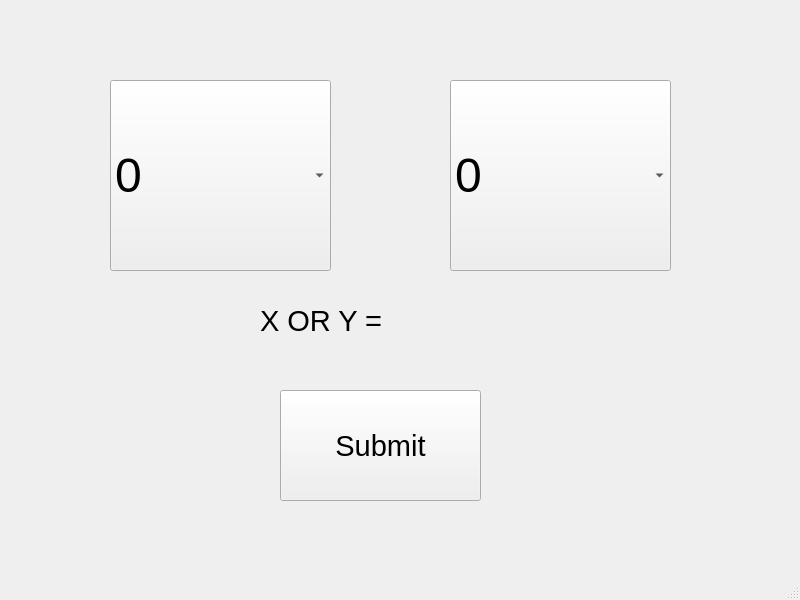
<?xml version="1.0" encoding="UTF-8"?>
<ui version="4.0">
 <class>MainWindow</class>
 <widget class="QMainWindow" name="MainWindow">
  <property name="geometry">
   <rect>
    <x>0</x>
    <y>0</y>
    <width>800</width>
    <height>600</height>
   </rect>
  </property>
  <property name="windowTitle">
   <string>MainWindow</string>
  </property>
  <widget class="QWidget" name="centralwidget">
   <widget class="QComboBox" name="combox">
    <property name="geometry">
     <rect>
      <x>110</x>
      <y>80</y>
      <width>221</width>
      <height>191</height>
     </rect>
    </property>
    <property name="font">
     <font>
      <pointsize>36</pointsize>
     </font>
    </property>
    <item>
     <property name="text">
      <string>0</string>
     </property>
    </item>
    <item>
     <property name="text">
      <string>1</string>
     </property>
    </item>
   </widget>
   <widget class="QComboBox" name="comboy">
    <property name="geometry">
     <rect>
      <x>450</x>
      <y>80</y>
      <width>221</width>
      <height>191</height>
     </rect>
    </property>
    <property name="font">
     <font>
      <pointsize>36</pointsize>
     </font>
    </property>
    <item>
     <property name="text">
      <string>0</string>
     </property>
    </item>
    <item>
     <property name="text">
      <string>1</string>
     </property>
    </item>
   </widget>
   <widget class="QPushButton" name="submit">
    <property name="geometry">
     <rect>
      <x>280</x>
      <y>390</y>
      <width>201</width>
      <height>111</height>
     </rect>
    </property>
    <property name="font">
     <font>
      <pointsize>22</pointsize>
     </font>
    </property>
    <property name="text">
     <string>Submit</string>
    </property>
   </widget>
   <widget class="QLabel" name="label">
    <property name="geometry">
     <rect>
      <x>260</x>
      <y>300</y>
      <width>311</width>
      <height>41</height>
     </rect>
    </property>
    <property name="font">
     <font>
      <pointsize>22</pointsize>
     </font>
    </property>
    <property name="text">
     <string>X OR Y = </string>
    </property>
   </widget>
  </widget>
  <widget class="QMenuBar" name="menubar">
   <property name="geometry">
    <rect>
     <x>0</x>
     <y>0</y>
     <width>800</width>
     <height>21</height>
    </rect>
   </property>
  </widget>
  <widget class="QStatusBar" name="statusbar"/>
 </widget>
 <resources/>
 <connections/>
</ui>
